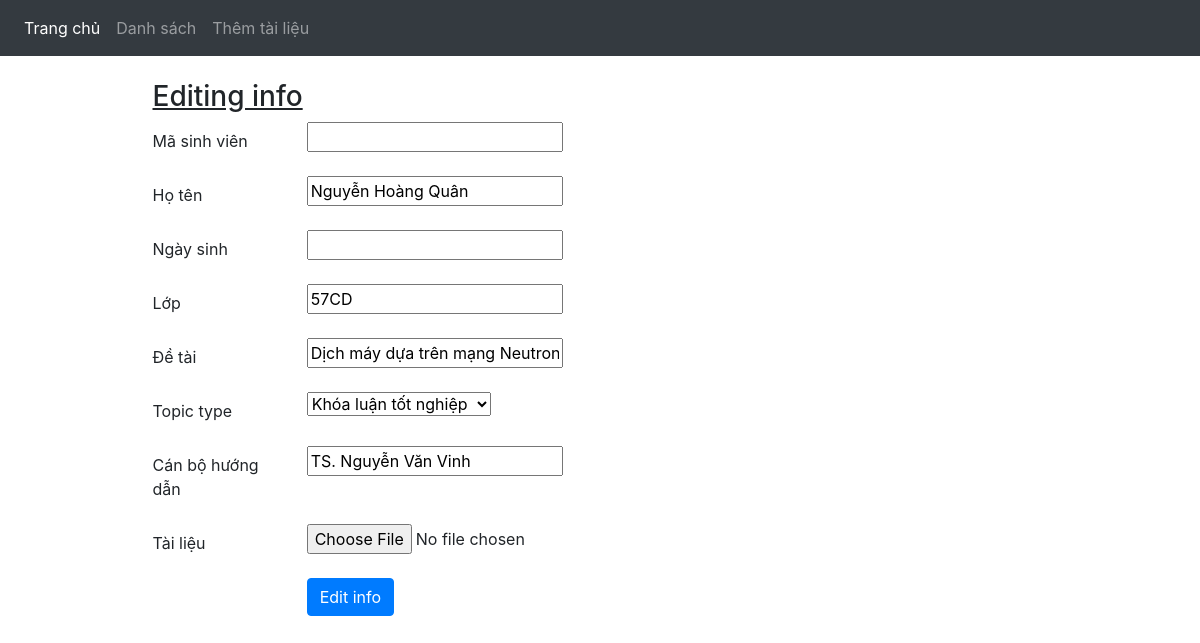
Screenshot of /list/edit_info/4 with the database file from the repository.
### list/models.py (models this page shows)
class Student(models.Model):
    id = models.AutoField(primary_key=True, null=False)
    id_student= models.IntegerField(null=True)
    name = models.CharField(max_length=30, null=True)
    birth_date = models.DateField(null=True)
    academic_year = models.CharField(max_length=30, null=True)
    topic = models.CharField(max_length=100, null=True)
    TOPIC_TYPE = (
                ('KLTN','Khóa luận tốt nghiệp'),
                ('NCKH','Nghiên cứu khoa học')
    )
    topic_type=models.CharField(max_length=4,null=True,choices=TOPIC_TYPE)
    tutor = models.CharField(max_length=30, null=True)
    reviewer = models.CharField(max_length=30, null=True)
    work_unit = models.CharField(max_length=30, null=True)
    file = models.FileField(upload_to='media')

### list/views.py (the view)
# urls.py: path('list/edit_info/<int:pk>', edit_info, name="edit_info"),
def edit_info(request, pk):
    student = get_object_or_404(Student, pk=pk)
    if request.method == "POST":
        form = StudentForm(request.POST, instance=student)
        if form.is_valid():
            form.save()
            return redirect('display_student')
    else:
        form = StudentForm(instance=student)
        return render(request, 'list/edit_info.html', {'form' : form})

### list/forms.py
class StudentForm(forms.ModelForm):
        class Meta:
            model = Student
            labels = {
                "id":"Stt",
                "id_student":"Mã sinh viên",
                "name":"Họ tên",
                "birth_date":"Ngày sinh",
                "academic_year":"Lớp",
                "topic":"Đề tài",
                "tutor":"Cán bộ hướng dẫn",
                "file":"Tài liệu"
            }
            fields = ('id', 'id_student', 'name', 'birth_date', 'academic_year', 'topic','topic_type', 'tutor','file')

### list/templates/list/edit_info.html (shortened to what this page needs)
{% extends 'list/base.html' %}
{% block body %}
<div class="container col-md-10 edit_box" >
  <form method="POST">
    <h3><u>Editing info</u></h3>
    {% for field in form %}
    <div class="form-group row">
      <label for="id_{{ field.name }}" class="col-2 col-form-label">{{ field.label }}</label>
      <div class="col-10">
        {{ field }}
      </div>
    </div>
    {% endfor %}
    <div class="form-group row">
      <div class="offset-sm-2 col-sm-6">
        <button type="submit" class="btn btn-primary">Edit info</button>
      </div>
    </div>
  </form>
</div>
{% endblock %}

### list/static/css/mystyle.css (style rules this page uses)
body { background-color: darkseagreen; }

### list/templates/list/base.html (style rules this page uses)
body { padding-bottom: 20px; background-color:rgb(236,248,236); }

### rows the page displays
Student: form "Nguyễn Hoàng Quân" "57CD" "Dịch máy dựa trên mạng Neutron" "Khóa luận tốt nghiệp" "TS. Nguyễn Văn Vinh"

### other values shown
{{ field.label }} "Mã sinh viên" "Họ tên" "Ngày sinh" "Lớp" "Đề tài" "Topic type" "Cán bộ hướng dẫn" "Tài liệu"
